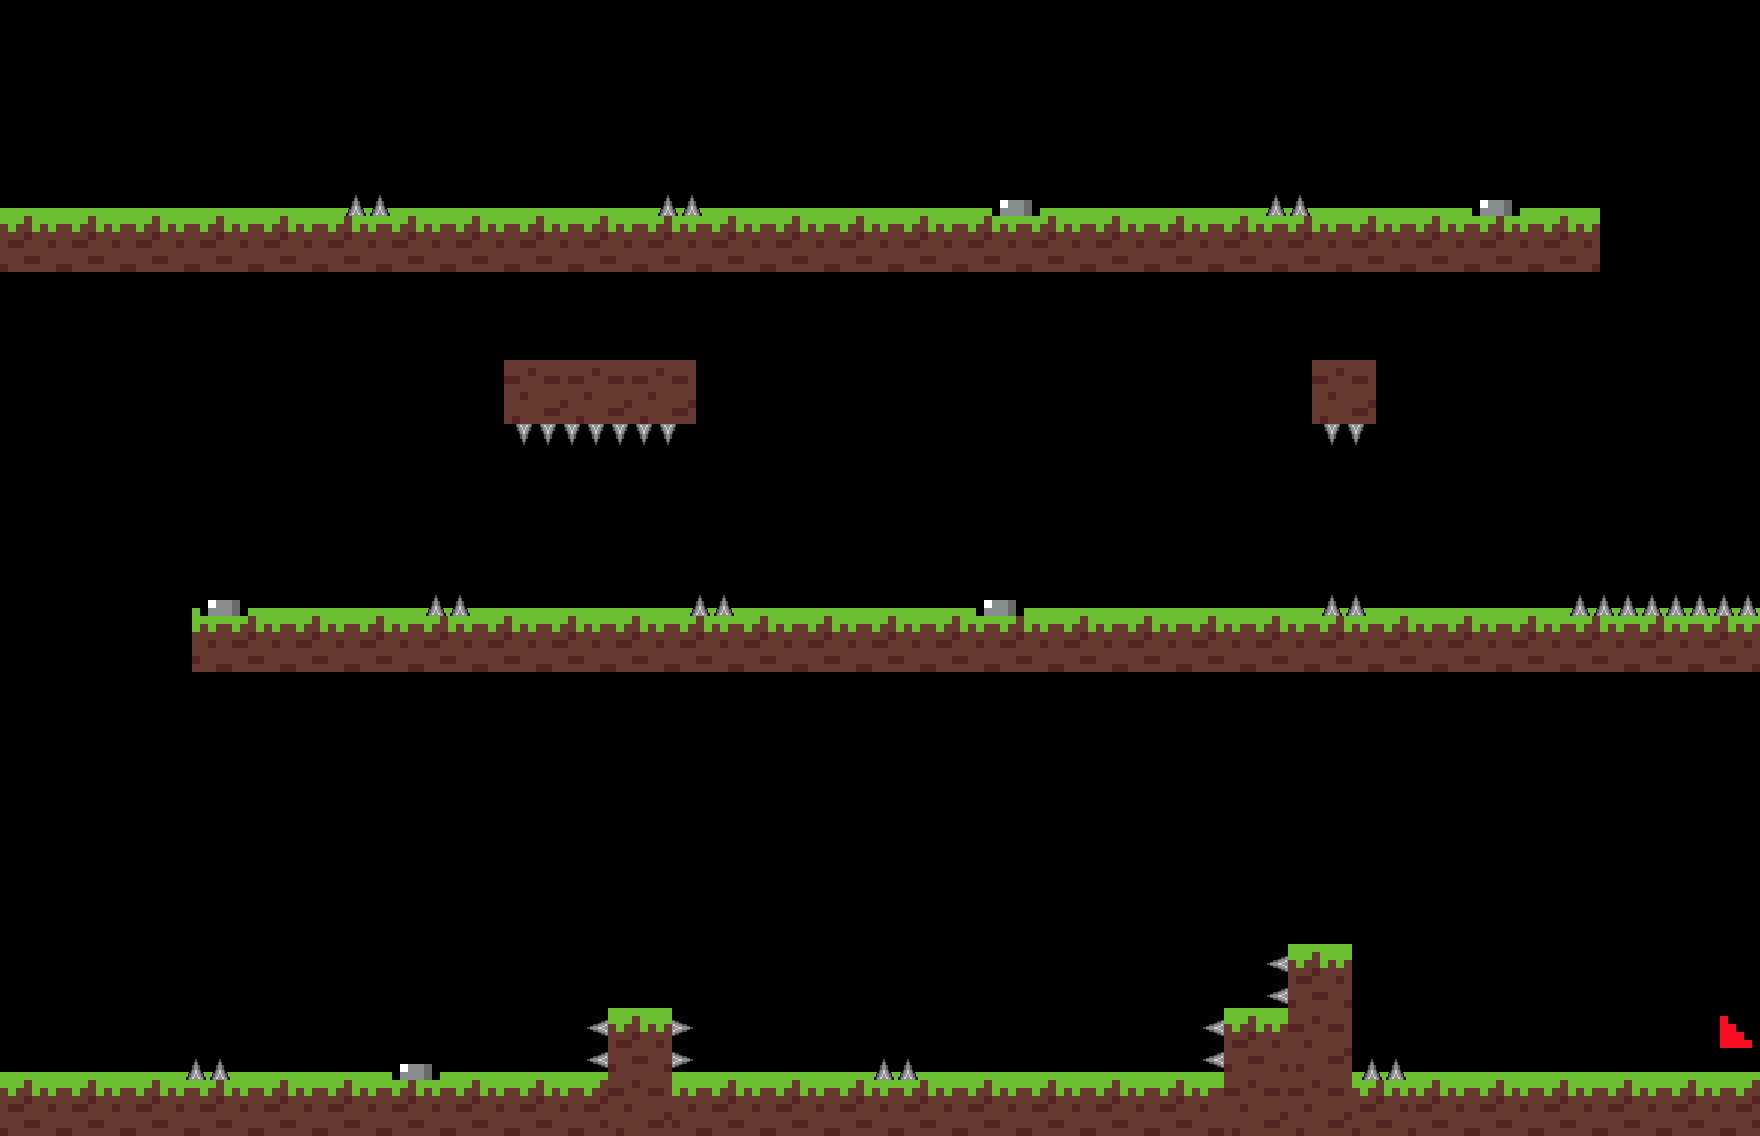

This game map was drawn from its Tiled (.tmx) file and the tilesets committed beside it. A one-line description and the trimmed map source follow:
An orthogonal 220x142 tile map with 8x8 px tiles, 2 tile layers (grass, objects), 7 tilesets.

<map version="1.10" tiledversion="1.10.0" orientation="orthogonal" renderorder="right-down" width="220" height="142" tilewidth="8" tileheight="8" infinite="0" nextlayerid="9" nextobjectid="13">
 <tileset firstgid="1" source="dirt.tsx" />
 <tileset firstgid="65" source="grass.tsx" />
 <tileset firstgid="129" source="rock.tsx" />
 <tileset firstgid="193" source="character.tsx" />
 <tileset firstgid="257" source="stone.tsx" />
 <tileset firstgid="321" source="spike.tsx" />
 <tileset firstgid="330" source="flag.tsx" />
 <layer id="1" name="grass" width="220" height="142">
  <data>[31240 cells, 5441 non-empty, 129 distinct tile ids]</data>
 </layer>
 <layer id="8" name="objects" width="220" height="142">
  <data>[31240 cells, 533 non-empty, 83 distinct tile ids]</data>
 </layer>
</map>